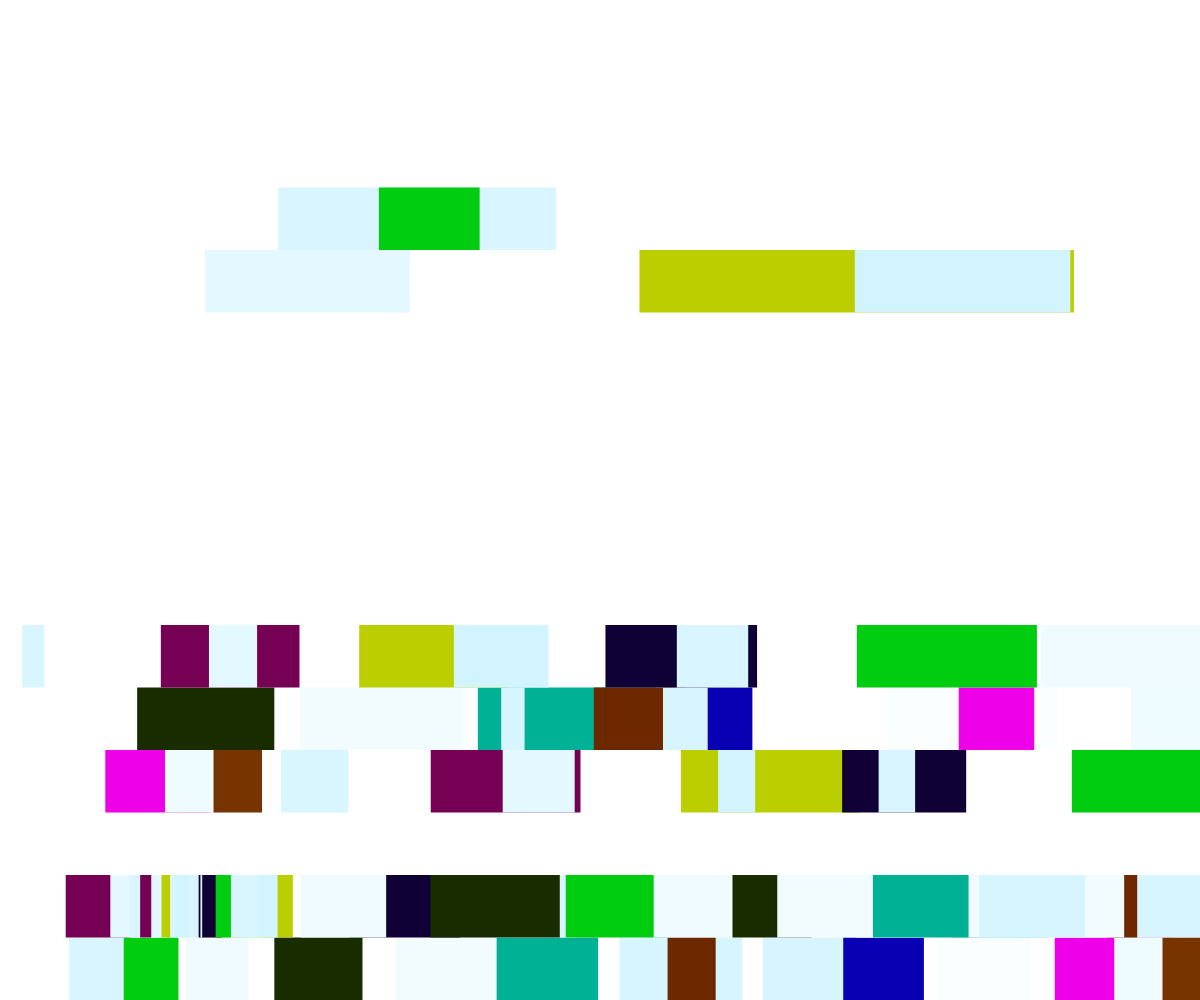
Frame 1 (no input)
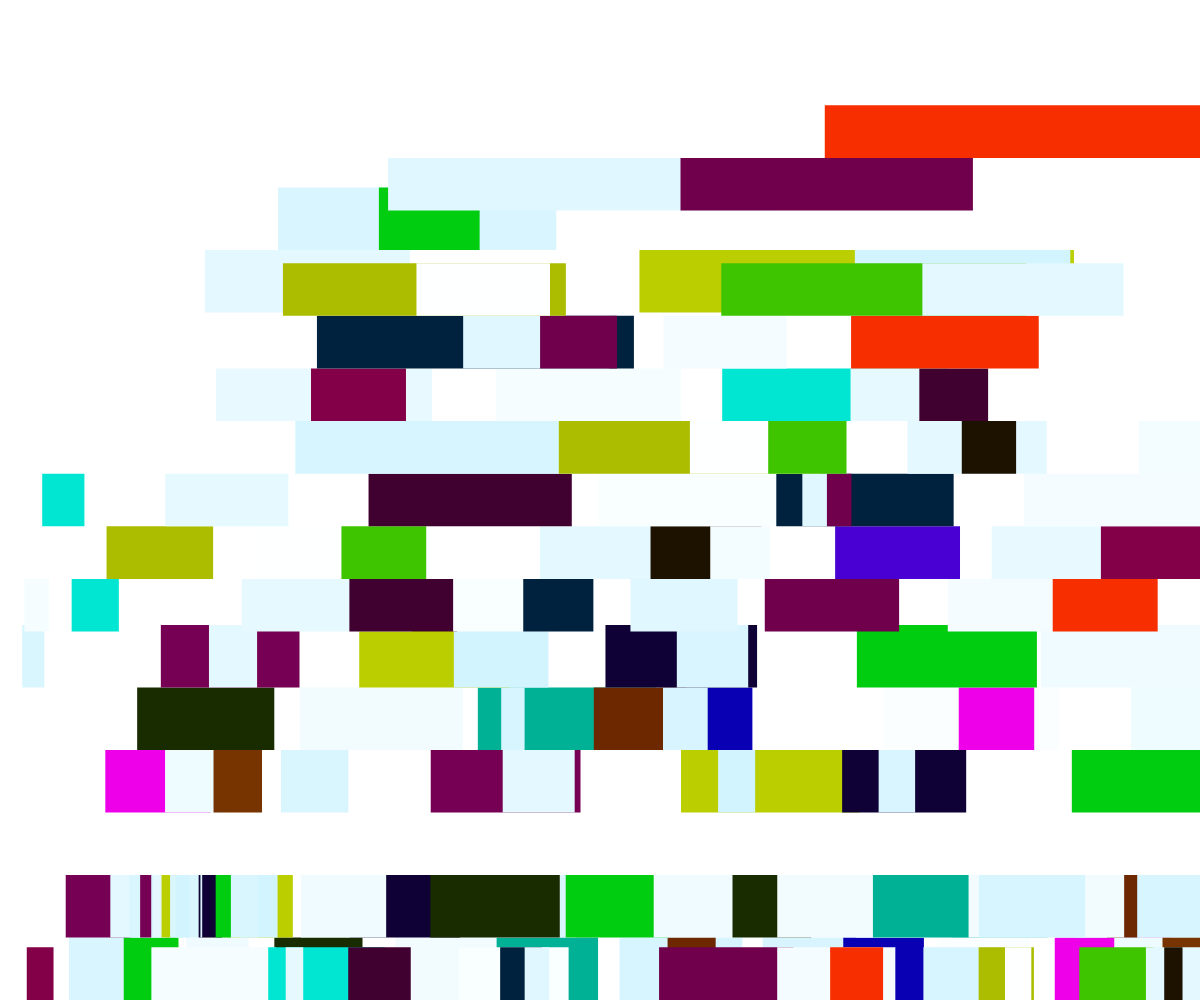
Frame 2 (the mouse pressed at the canvas centre, redrawn once)

The p5.js sketch that drew these frames (run headless with seeded random() and noise() and a simulated clock; the mouse was pressed at the canvas centre and the sketch redrawn once):

// p5.js sketch
// ── sketch.js
'use strict';

var colorCount = 20;

var hueValues = [];
var saturationValues = [];
var brightnessValues = [];


function setup() {
  createCanvas(windowWidth, windowHeight);
  colorMode(HSB, 360, 100, 100, 100);
  noStroke();
}

function draw() {
  noLoop();

  for (var i = 0; i < colorCount; i++) {
    if (i % 2 == 0) {
      hueValues[i] = random(360);
      saturationValues[i] = 100;
      brightnessValues[i] = random(100);
    } else {
      hueValues[i] = 195;
      saturationValues[i] = random(20);
      brightnessValues[i] = 100;
    }
  }

  var counter = 0;

  // row count and row height. converting to an integer
  var tileCountY = int(random(5, 30));
  var tileHeight = height / tileCountY;

  // seperate each line in parts
  for (var gridY = tileCountY; gridY >= 0; gridY--) {
    // how many fragments
    //starting the partCount at 1
    var partCount = gridY + 1;
    var parts = [];

    //
    for (var i = 0; i < partCount; i++) {
      // sub fragments or not?
      //checking a random value. gives you a value between 0 and 1
      //7.5% chance it will be this
      if (random() < 0.075) {
        // take care of big values
        var fragments = int(random(2, 20));
        //looping through the array and adding the parts together
        partCount = partCount + fragments;
        for (var ii = 0; ii < fragments; ii++) {
          parts.push(random(2));
        }
      } else {
        //generating an array or random number that will be used to calculate the over scale of each part compared to the sum of all parts
        parts.push(random(2, 20));
      }
    }

    // add all subparts
    var sumPartsTotal = 0;
    for (var j = 0; j < partCount; j++) {
      sumPartsTotal += parts[j];
    }

    // draw rects
    var sumPartsNow = 0;
    for (var gridX = 0; gridX < parts.length; gridX++) {
      sumPartsNow += parts[gridX];

      //useing the mapping function to scale from thr part length relative to the sumPartsTotal to 0 and the width
      //the x position has to be tracked
      var x = map(sumPartsNow, 0, sumPartsTotal, 0, width);
      var y = tileHeight * i;
      var w = -map(parts[gridX], 0, sumPartsTotal, 0, width);
      var h = tileHeight;

      var index = counter % colorCount;
      var col = color(hueValues[index], saturationValues[index], brightnessValues[index]);
      fill(col);
      rect(x, y, w, h);

      counter++;
    }
  }
}
